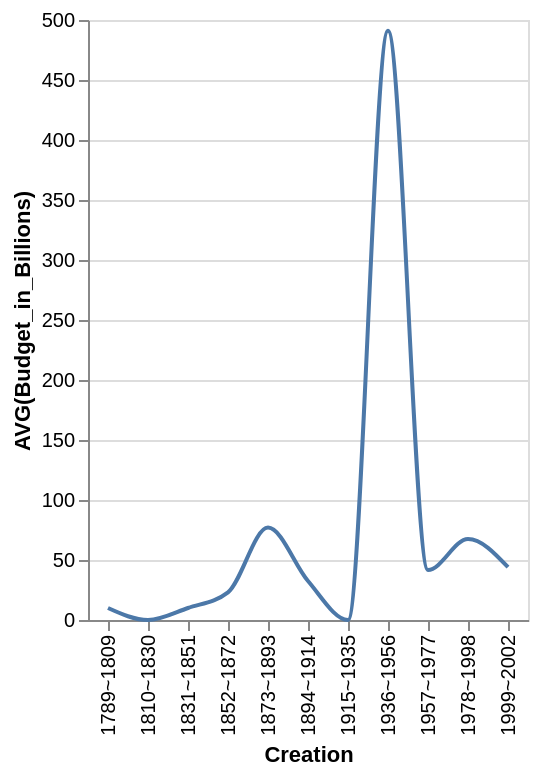

The Vega-Lite source for this figure:
### Vega-Lite specification from a JSON file in a GitHub repository (floating-point values rounded to 4 significant figures)
{"data": {"values": [{"x_data": "1789~1809", "y_data": 10}, {"x_data": "1810~1830", "y_data": 0}, {"x_data": "1831~1851", "y_data": 10}, {"x_data": "1852~1872", "y_data": 23}, {"x_data": "1873~1893", "y_data": 77}, {"x_data": "1894~1914", "y_data": 32.5}, {"x_data": "1915~1935", "y_data": 0}, {"x_data": "1936~1956", "y_data": 491}, {"x_data": "1957~1977", "y_data": 41.67}, {"x_data": "1978~1998", "y_data": 67.5}, {"x_data": "1999~2002", "y_data": 44}]}, "mark": {"type": "line", "interpolate": "monotone"}, "encoding": {"x": {"field": "x_data", "type": "nominal", "title": "Creation", "sort": "ascending"}, "y": {"field": "y_data", "type": "quantitative", "title": "AVG(Budget_in_Billions)"}}}
